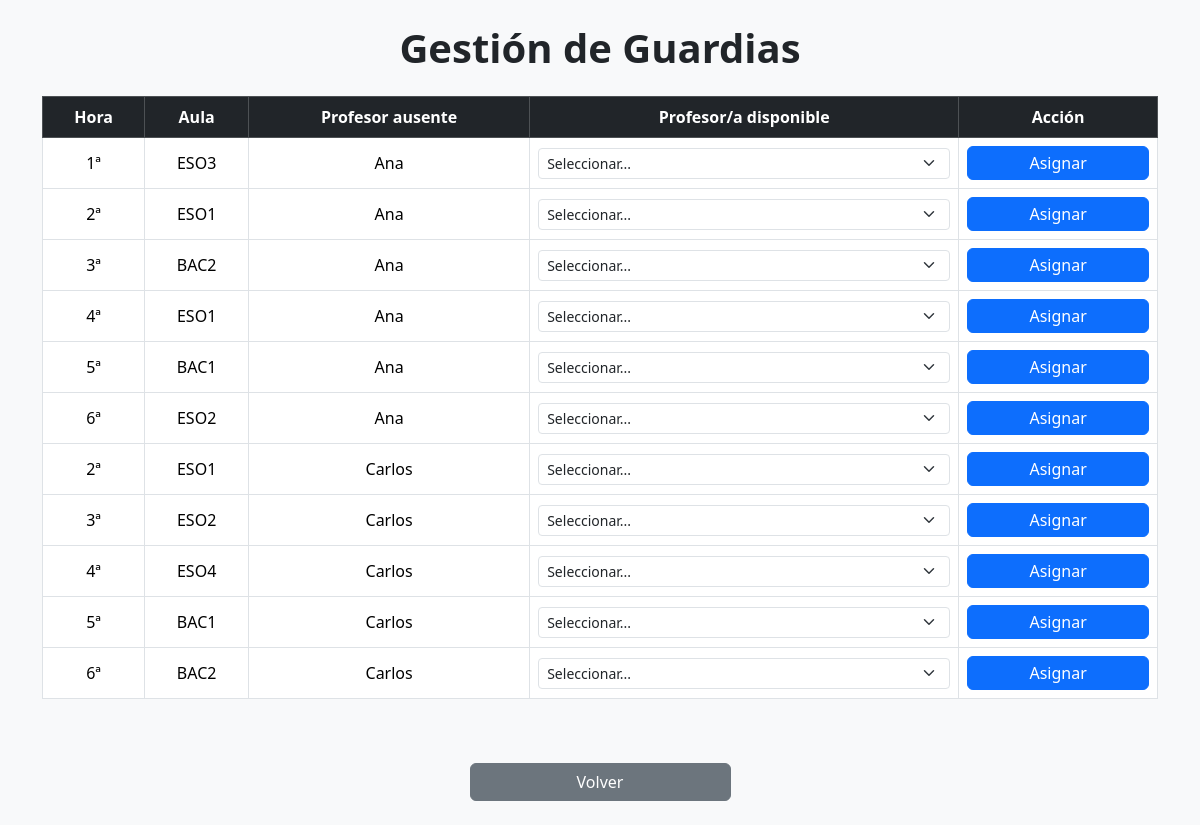
Screenshot of /guardias with the database file from the repository.
### tables this page shows
CREATE TABLE ausencias (
    id_ausencia INTEGER PRIMARY KEY AUTOINCREMENT,
    id_profesor INTEGER NOT NULL,
    fecha DATE NOT NULL,
    hora INTEGER NOT NULL,
    FOREIGN KEY (id_profesor) REFERENCES profesores(id_profesor)
);

CREATE TABLE horario (
    id_horario INTEGER PRIMARY KEY AUTOINCREMENT,
    id_profesor INTEGER NOT NULL,
    dia_semana INTEGER NOT NULL CHECK(dia_semana BETWEEN 1 AND 5),
    hora INTEGER NOT NULL,
    tipo TEXT NOT NULL CHECK(tipo IN ('clase', 'guardia', 'libre')),
    aula TEXT,
    UNIQUE(id_profesor, dia_semana, hora), -- Para que un profesor no tenga dos clases al mismo tiempo
    FOREIGN KEY (id_profesor) REFERENCES profesores(id_profesor)
);

CREATE TABLE profesores (
    id_profesor INTEGER PRIMARY KEY AUTOINCREMENT,
    nombre TEXT NOT NULL,
    departamento TEXT NOT NULL
);

### app.py (the view)
@app.route("/guardias")
def vista_guardias():
    dia_actual = datetime.now().isoweekday()
    fecha_hoy = date.today().isoformat()
    filas = db.obtener_ausencias_con_datos_profesor(dia_actual)
    guardias_db = db.obtener_guardias_con_nombre_cubre()
    asignadas = {(g[0], g[1]): {'cubre': g[2]} for g in guardias_db}
    sustitutos_por_hora = {}
    for f in filas:
        hora_ausencia = f[0]
        if hora_ausencia not in sustitutos_por_hora:
            sustitutos_por_hora[hora_ausencia] = db.obtener_profesores_disponibles_en_hora(dia_actual, hora_ausencia)
    return render_template(
        "guardias.html",
        filas=filas,
        sustitutos_por_hora=sustitutos_por_hora,
        asignadas=asignadas,
        fecha_actual=fecha_hoy
    )

### modules/db/db_manager.py (called while the page is built)
def get_connection():
    conn = sqlite3.connect(DB_PATH)
    conn.execute("PRAGMA foreign_keys = ON")
    return conn

def obtener_profesores_disponibles_en_hora(dia_semana, hora):
    with get_connection() as conn:
        cursor = conn.cursor()
        cursor.execute("""
            SELECT p.id_profesor, p.nombre, COUNT(g.id_guardia) as total_guardias
            FROM profesores p
            JOIN presencia pr ON p.id_profesor = pr.id_profesor
            JOIN horario h ON p.id_profesor = h.id_profesor
            LEFT JOIN guardias g ON p.id_profesor = g.id_profesor_cubre
            WHERE pr.fecha = date('now')
              AND pr.presente = 1
              AND h.dia_semana = ?
              AND h.hora = ?
              AND h.tipo = 'libre'
            GROUP BY p.id_profesor
            ORDER BY total_guardias ASC, p.nombre ASC
        """, (dia_semana, hora))
        return cursor.fetchall()

def obtener_ausencias_con_datos_profesor(dia_semana):
    with get_connection() as conn:
        cursor = conn.cursor()
        cursor.execute("""
            SELECT a.hora, h.aula, p.id_profesor, p.nombre
            FROM ausencias a
            JOIN profesores p ON a.id_profesor = p.id_profesor
            JOIN horario h ON a.id_profesor = h.id_profesor
                           AND a.hora = h.hora
                           AND h.dia_semana = ?
            WHERE a.fecha = date('now')
              AND h.tipo = 'clase'
        """, (dia_semana,))
        return cursor.fetchall()

def obtener_guardias_con_nombre_cubre():
    with get_connection() as conn:
        cursor = conn.cursor()
        cursor.execute("""
            SELECT g.hora, g.aula, p.nombre
            FROM guardias g
            JOIN profesores p ON g.id_profesor_cubre = p.id_profesor
            WHERE g.fecha = date('now')
        """)
        return cursor.fetchall()

### templates/guardias.html (shortened to what this page needs)
<!DOCTYPE html>
<html>
<head>
    <link href="https://cdn.jsdelivr.net/npm/bootstrap@5.3.3/dist/css/bootstrap.min.css" rel="stylesheet">
</head>
<body class="bg-light">
<div class="container py-4">
    <h1 class="mb-4 text-center fw-bold">Gestión de Guardias</h1>
    <div class="table-responsive">
        <table class="table table-bordered table-hover align-middle text-center">
        <thead class="table-dark">
            <tr>
                <th>Hora</th>
                <th>Aula</th>
                <th>Profesor ausente</th>
                <th>Profesor/a disponible</th>
                <th>Acción</th>
            </tr>
        </thead>
        <tbody>
            {% for f in filas %}
            {% set hora = f[0] %}
            {% set aula = f[1] %}
            {% set nombre_ausente = f[3] %}
            <tr class="{% if (hora, aula) in asignadas %}table-success{% endif %}">                <td>{{ hora }}ª</td>
                <td>{{ aula }}</td>
                <td>{{ nombre_ausente }}</td>
                <td>
                    {% if (hora, aula) not in asignadas %}
                        <select class="form-select form-select-sm" name="id_profesor_cubre" form="form_asignar_{{ loop.index }}" required>
                            <option value="">Seleccionar...</option>
                        </select>
                    {% else %}
                        <span class="text-success fw-bold">✓ Guardia asignada a {{ asignadas[(hora, aula)].cubre }}</span>
                    {% endif %}
                </td>
                <td>
                    {% if (hora, aula) in asignadas %}
                    <form method="POST" action="/eliminar" class="d-inline">
                        <input type="hidden" name="hora" value="{{ hora }}">
                        <input type="hidden" name="aula" value="{{ aula }}">
                        <button type="submit" class="btn btn-danger py-1 px-3 w-100">Eliminar</button>
                    </form>
                    {% else %}
                        <form id="form_asignar_{{ loop.index }}" method="POST" action="/registrar">
                            <button type="submit" class="btn btn-primary py-1 px-3 w-100">Asignar</button>
                        </form>
                    {% endif %}
                </td>
            </tr>
            {% endfor %}
        </tbody>
    </table>
    </div>
    <br>
        <div class="row mt-4">
        <div class="col-8 col-md-4 col-lg-3 mx-auto">
            <a href="/" class="btn btn-secondary w-100 d-block">Volver</a>
        </div>
    </div>
</div>
</body>
</html>

### rows the page displays
ausencias: hora "1"
horario: aula "ESO3"
profesores: nombre "Ana"
ausencias: hora "2"
horario: aula "ESO1"
ausencias: hora "3"
horario: aula "BAC2"
ausencias: hora "4"
horario: aula "ESO1"
ausencias: hora "5"
horario: aula "BAC1"
ausencias: hora "6"
horario: aula "ESO2"
ausencias: hora "2"
horario: aula "ESO1"
profesores: nombre "Carlos"
ausencias: hora "3"
horario: aula "ESO2"
ausencias: hora "4"
horario: aula "ESO4"
ausencias: hora "5"
horario: aula "BAC1"
ausencias: hora "6"
horario: aula "BAC2"
